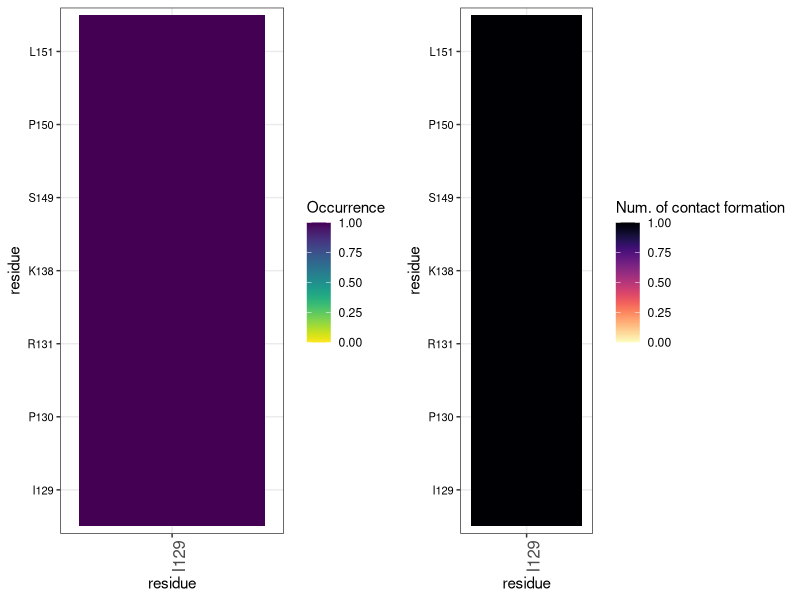
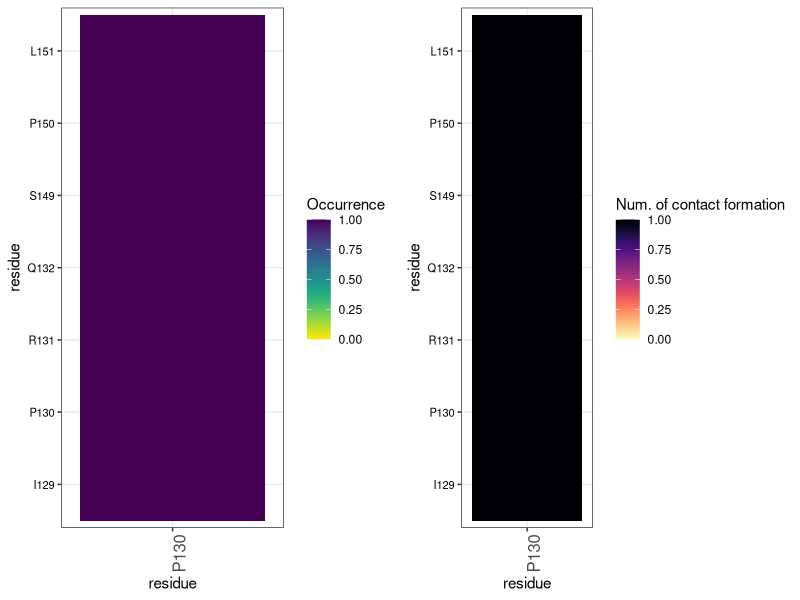
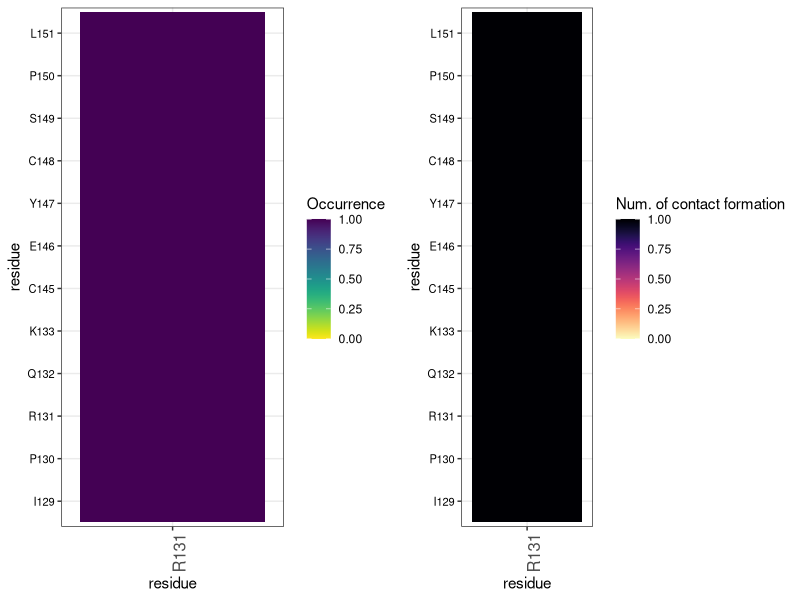
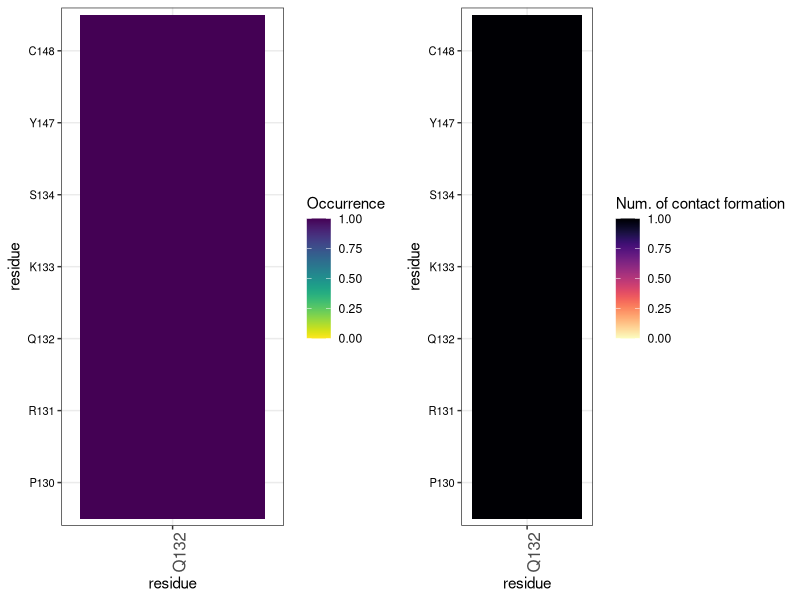
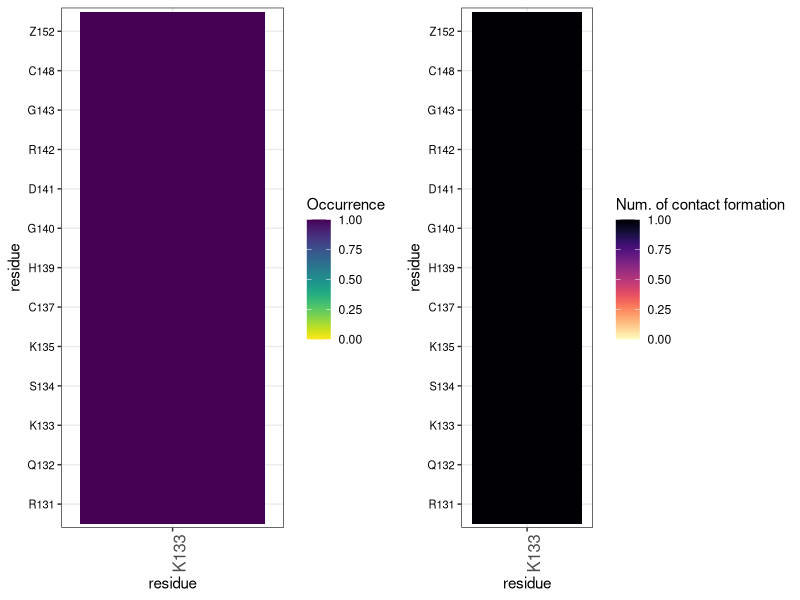
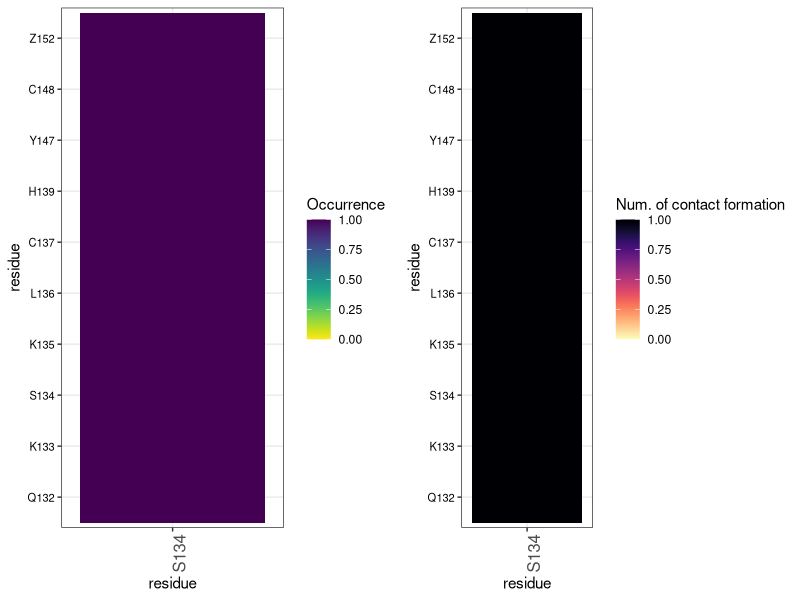
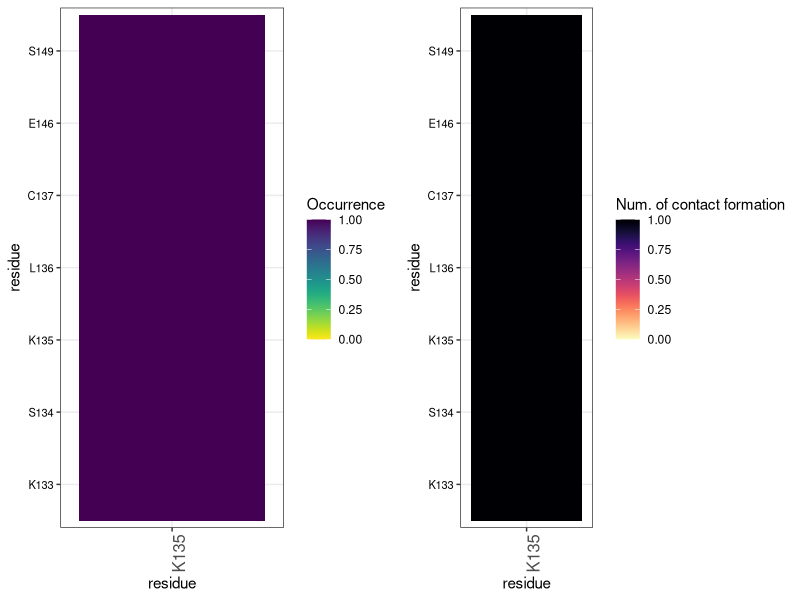
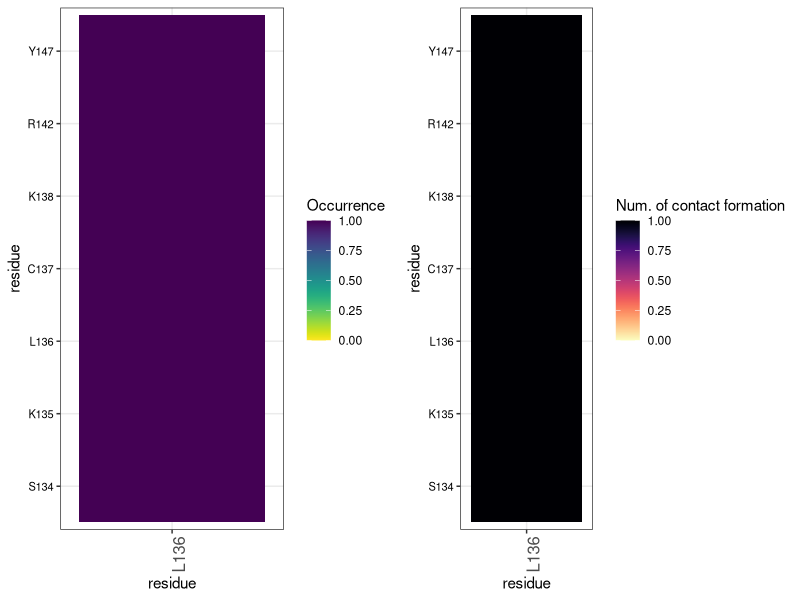

Generate these figures, in order, with R:
library(ggplot2)
library(viridis)
library(dplyr) # data reformatting
library(tidyr) # data reformatting
library(stringr) # string manipulation
library(tidyverse)
library(patchwork)
library(gtools)

#select the residues corresponding to NPL4 zinc finger 1 
res <- c("I129","P130","R131","Q132","K133","S134","K135","L136","C137","K138","H139",
         "G140","D141","R142","G143","M144","C145","E146","Y147","C148","S149","P150",
         "L151","Z152")
# rename residue from ConAn to the corresponding one in NPL4
seq_res <- "IPRQKSKLCKHGDRGMCEYCSPLZ"
# split string into single residue names
single_seq_res <- strsplit(seq_res, "")[[1]]
#number of the starting residue
start_res = 129
#generate list of residue numbers
num_res <- seq(start_res, 152, 1)
#load the CONAN file
prot<-read.table("../aggregate/timeline.dat",header = FALSE,fill = TRUE)
#max column of encounters to use in the plots
max_var=max(prot$V7)

################
#filter the dataset for the contacts of NPL4
#select the useful columns res1 res2 persistence
prot_df1<-prot%>%select(V1,V2,V5,V7)
colnames(prot_df1)<-c("V1","V2","persistence","num_events")
prot_df2 <- prot_df1
#filter the residues
#prot_df2<-prot_df1%>%filter(V1 %in% res_prot)
#filter the contacts with persistence 20%
#prot_df2<-prot_df2%>%filter(persistence >= 0.2)
#renumber and rename residues
prot_df2$seq2 = prot_df2$V2
prot_df2$seq1 = prot_df2$V1
prot_df2$V2 <- single_seq_res[prot_df2$V2]
prot_df2$V1 <- single_seq_res[prot_df2$V1]
prot_df2$seq2 <- num_res[prot_df2$seq2]
prot_df2$seq1 <- num_res[prot_df2$seq1]
prot_df2$x <- paste(prot_df2$V2,prot_df2$seq2, sep = "")
prot_df2$y <- paste(prot_df2$V1,prot_df2$seq1, sep = "")
prot_df3 <- prot_df2[ -c(1,2,5,6) ]
#generate final dataframe
final_prot_df <- prot_df3[, c(4, 3, 1, 2)]
colnames(final_prot_df)<-c("residue","residue","Occurrence", "Num. contact events")
#write a csv with final values
write.csv(final_prot_df, "prot_conan_contact.csv",row.names = F)

#single residue heatmaps  
colnames(final_prot_df)<-c("V1","V2","V5", "V7")
for(var in res)
{
  d = subset(final_prot_df, V1 == var)
  d2 <- d
  d2[d2 == 0] <- NA
  d3 <- d2[!is.na(d2$V5), ]
  level_order <- factor(d3$V2)
  plot1 <- ggplot(d3, aes(x = factor(V1), y = factor(V2, level_order), fill = as.numeric(V5))) + geom_tile() + scale_fill_viridis(begin =0, end =1, option = "viridis", direction = -1, limits=c(0, 1)) + theme_bw() + theme(axis.text.x = element_text(angle = 90, hjust = 1, size = 12), axis.text.y=element_text(color="black",size=8)) + xlab("residue") + ylab("residue") + labs(fill='Occurrence')
  plot2 <- ggplot(d3, aes(x = factor(V1), y = factor(V2, level_order), fill = as.numeric(V7))) + geom_tile() + scale_fill_viridis(begin =0, end =1, option = "magma", direction = -1, limits=c(0, max_var)) + theme_bw() + theme(axis.text.x = element_text(angle = 90, hjust = 1, size = 12), axis.text.y=element_text(color="black",size=8)) + xlab("residue") + ylab("residue") + labs(fill='Num. of contact formation')
  pdf(paste("Heatmap", var,"pdf", sep="."))
  require(gridExtra)
  #plot1 + labs(x = "residue", y = "residue", fill = "Persistence during time")
  grid.arrange(plot1, plot2, ncol=2)
  dev.off()
}
